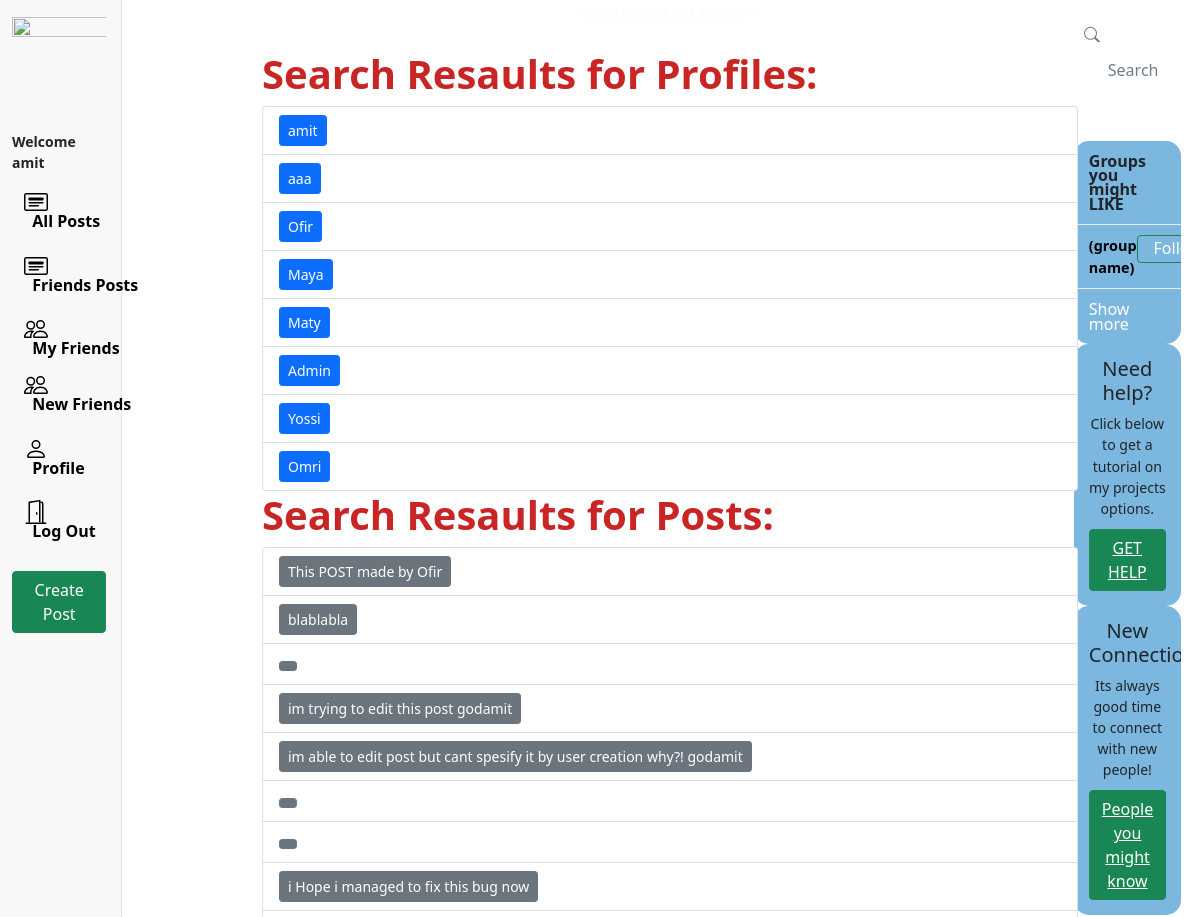
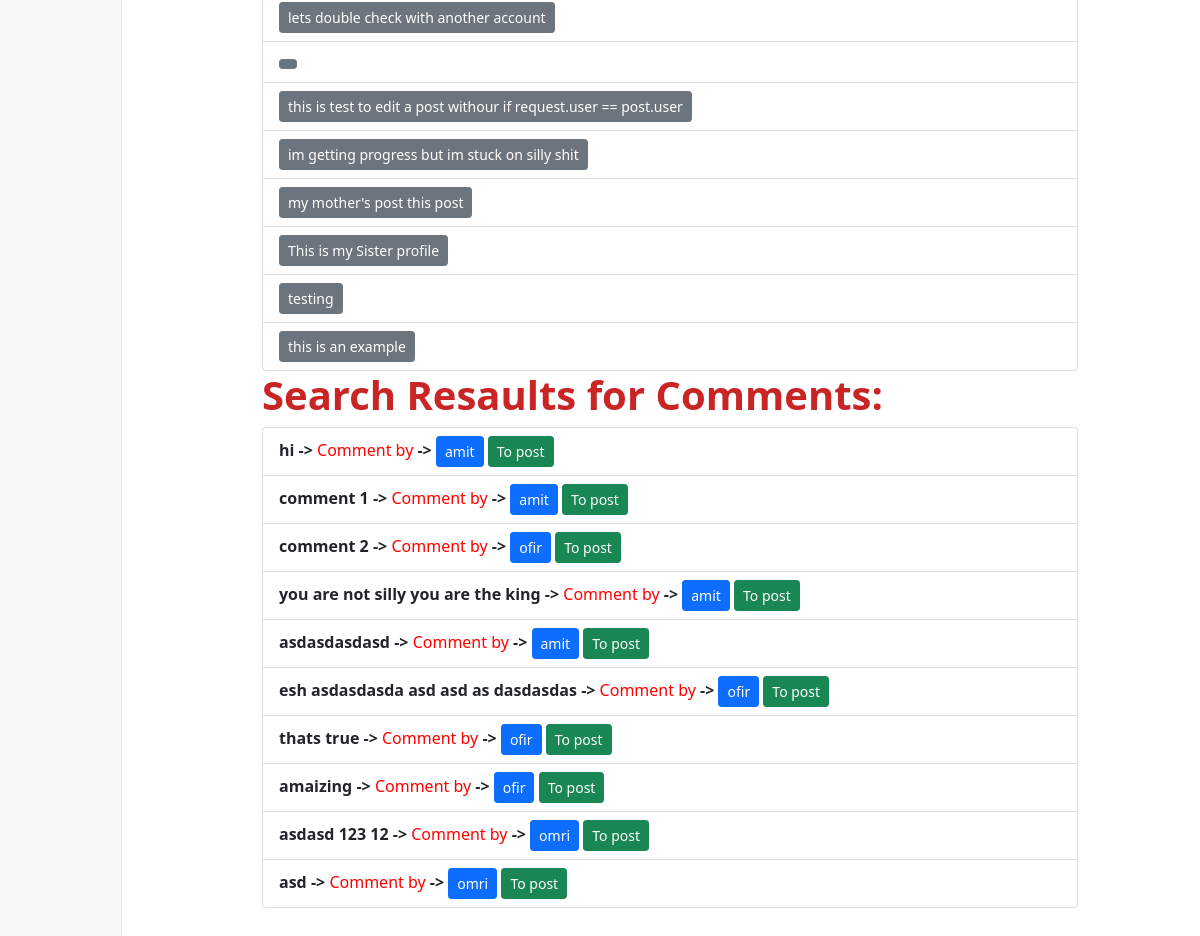
Screenshot of /search/ (signed in) with the database file from the repository (2 pictures, top to bottom).
### socialmedia/models.py (models this page shows, shortened)
class Profile(models.Model):
    user = models.OneToOneField(User, on_delete=models.CASCADE, related_name = 'profile_user')
    friends = models.ManyToManyField(User, related_name= 'friends')
    first_name = models.CharField(max_length= 100)
    last_name = models.CharField(max_length= 100)
    city = models.CharField(max_length= 200)
    dob = models.DateField()
    imageUrl = models.CharField(max_length= 3000, blank= True, null= True, default='https://www.adobe.com/express/create/media_127540366421d3d5bfcaf8202527ca7d37741fd5d.jpeg?width=400&format=jpeg&optimize=medium')
    coverUrl = models.CharField(max_length= 3000, blank= True, null= True, default='https://timelinecovers.pro/facebook-cover/download/morning-road-facebook-cover.jpg')
    relationship = models.BooleanField()

class Post(models.Model):
    user = models.ForeignKey(Profile, on_delete= models.CASCADE, related_name= 'user2')
    group = models.ForeignKey(Group, on_delete=models.CASCADE, null=True, blank=True, related_name= 'group')
    body = models.TextField()
    imageUrl = models.CharField(max_length=800, blank=True, null=True)
    likes = models.ManyToManyField(Profile)
    created = models.DateTimeField(auto_now_add= True)

class Comment(models.Model):
    user = models.ForeignKey(User, on_delete= models.CASCADE)
    post = models.ForeignKey(Post, on_delete= models.CASCADE)
    body = models.TextField()
    created = models.DateTimeField(auto_now_add= True)

### socialmedia/views.py (the view)
# urls.py: path('search/', views.search, name='search')
@login_required(login_url='login')
def search(request):
    q = request.GET.get('q') if request.GET.get('q') != None else ''
    profiles = Profile.objects.filter(
        Q(first_name__icontains=q) |
        Q(last_name__icontains=q)
    )
    posts = Post.objects.filter(
        Q(body__icontains=q)
    )
    comments = Comment.objects.filter(
        Q(body__icontains=q)
    )
    return render(request, 'socialmedia/search.html', {"profiles": profiles, "posts": posts, "comments": comments})

### socialmedia/templates/socialmedia/search.html
{% extends 'main.html'%}
{% block content %}
    <div class="contentcenter" style="margin-top: 50px;">
        <div class="container">
            <h1 style="font-weight: bold;color: rgb(201, 37, 37);">Search Resaults for Profiles:</h1>
            <ul class="list-group">
                {% for profile in profiles %}
                    <li class="list-group-item">
                        <a href="{% url 'profile_username' profile.user.username %}" class="btn btn-sm btn-primary">{{profile.first_name}}</a>
                    </li>
                {% endfor %}
            </ul>
        </div>
        <div class="container">
            <h1 style="font-weight: bold;color: rgb(201, 37, 37);">Search Resaults for Posts:</h1>
            <ul class="list-group">
                {% for post in posts %}
                    <li class="list-group-item">
                        <a href="{% url 'post_spesific' post.id %}" class="btn btn-sm btn-secondary">{{post.body}}</a>
                    </li>
                {% endfor %}
            </ul>
        </div>
        <div class="container" style="margin-bottom: 100px">
            <h1 style="font-weight: bold;color: rgb(201, 37, 37);">Search Resaults for Comments:</h1>
            <ul class="list-group">
                {% for comment in comments %}
                    <li class="list-group-item">
                        <span style="font-weight: bold">{{comment.body}}</span>
                         <span style="font-weight: bold"> -> </span>
                         <span style="color: red">Comment by</span>
                         <span style="font-weight: bold"> -> </span>
                         <a href="{% url 'profile_username' comment.user.username %}" class="btn btn-sm btn-primary">{{comment.user.username}}</a>
                         <a href="{% url 'post_spesific' comment.post.id %}" class="btn btn-sm btn-success">To post</a>
                    </li>
                {% endfor %}
            </ul>
        </div>
    </div>
    <div style="text-align: center;">
        <small style="color: rgb(252, 252, 252);font-weight: bold">Created By Amit Dehas ©</small>
    </div>
{% endblock %}

### templates/main.html (shortened to what this page needs)
<!DOCTYPE html>
<html lang="en">
<head>
    <link href="https://unpkg.com/tailwindcss@^1.0/dist/tailwind.min.css" rel="stylesheet">
    <link href="https://cdn.jsdelivr.net/npm/bootstrap@5.1.3/dist/css/bootstrap.min.css" rel="stylesheet">
</head>
<body>
    {%include 'nav.html'%}
    {% include 'rightdiv.html' %}
    <div class="contentcenter">
        {%block content%}
        {%endblock%}
    </div>
</body>
</html>

### templates/nav.html (shortened to what this page needs)
<div class="sidenav">
    <a href="{% url 'home' %}" class="navbar-brand">
        <img src="https://cdn.pixabay.com/photo/2016/01/19/07/35/social-1148031_960_720.png" height="31px" width="250px">
    </a>
    <div style="height: 100%;">
        <div>
            <div>
                <ul>
                    {% if request.user.is_authenticated %}
                        <span class="navbar-nav">
                            <small style="font-weight: bold;">Welcome {{user.username}}</small>
                        </span>
                        <li class="nav-item" id="all_posts">
                            <a href="{% url 'feed' %}" class="nav-link">
                                <div>
                                    &nbsp;&nbsp;All Posts
                                </div>
                            </a>
                        </li>
                        <li class="nav-item" id="all_posts">
                            <a href="{% url 'friendsposts' %}" class="nav-link">
                                <div>
                                    &nbsp;&nbsp;Friends Posts
                                </div>
                            </a>
                        </li>
                        <li class="nav-item" id="following">
                            <a href="{% url 'nav_following' %}" class="nav-link">
                                <div>
                                    &nbsp;&nbsp;My Friends
                                </div>
                            </a>
                        </li>
                        <a href="{% url 'new_followers' %}" class="nav-link">
                            <div>
                                &nbsp;&nbsp;New Friends
                            </div>
                        </a>
                        <li class="nav-item" id="profile_username">
                            <a href="{% url 'profile_username' request.user.username %}" class="nav-link">
                                <div>
                                    &nbsp;&nbsp;Profile
                                </div>
                            </a>
                        </li>
                        <li class="nav-item" id="logout">
                            <a href="{% url 'logout' %}" class="nav-link">
                                <div>
                                    &nbsp;&nbsp;Log Out
                                </div>
                            </a>
                        </li>
                        <br>
                        <a href="{% url 'new_post' request.user.username %}" class="btn btn-success new-post-btn">Create Post</a>
                    {% endif %}
                </ul>
            </div>
        </div>
    </div>
</div>

### templates/rightdiv.html (shortened to what this page needs)
<div class="right-div">
    <nav class="head">
            <div class="search-div">
                <div>
                </div>
                <form action="{% url 'search' %}" method="get">
                    <input type="text" name="q" id="search-box" placeholder="Search">
                </form>
            </div>
    </nav>
    <div class='right-div-content'>
            <div class="suggestion-box">
                <div class="suggestion-header">
                    Groups you might LIKE
                </div>
                    <div class="suggestion-user">
                        <div class="group-details">
                            <a href="{% url 'comingsoon' %}">
                                <div id="group">
                                    <strong>
                                        (group name)
                                    </strong>
                                </div>
                            </a>
                        </div>
                        <div>
                            <button class="btn btn-outline-success" type="button" style="color:white">Follow</button>
                        </div>
                    </div>
                <div class="suggestion-footer">
                    <a href="{% url 'comingsoon' %}" style="color:white">Show more</a>
                </div>
            </div>
            {% if request.user.is_authenticated %}
            <div class="guest-box">
                <center>
                    <div class="guest-header">
                        <h5>Need help?</h5>
                    </div>
                    <div class="grey guest-content">
                        Click below to get a tutorial on my projects options.
                    </div>
                    <div class="guest-btn">
                        <button class="btn btn-success btn-block"><a href="{%url 'tutorial' %}" style="color:white">GET HELP</a></button>
                    </div>
                </center>
            </div>
            <div class="guest-box">
                <center>
                    <div class="guest-header">
                        <h5>New Connections</h5>
                    </div>
                    <div class="grey guest-content">
                        Its always good time to connect with new people!
                    </div>
                    <div class="guest-btn">
                        <button class="btn btn-success btn-block"><a href="{% url 'new_followers' %}" style="color:white">People you might know</a></button>
                    </div>
                </center>
            </div>
            {% endif %}
    </div>
</div>

### templates/main.html (style rules this page uses)
body { background-image: url('https://marmotamaps.com/de/fx/wallpaper/download/faszinationen/Marmotamaps_Wallpaper_Berchtesgaden_Desktop_1920x1080.jpg'); background-position: center;background-size: 100%;background-attachment: fixed; background-repeat: no-repeat; text-align: center; display: flex; min-height: 100%; font-family: system-ui, sans-serif; }
.contentcenter { position: fixed; left: 250px; height: 100%; width: 70%; overflow: scroll; overflow-x: hidden; }

### templates/nav.html (style rules this page uses)
.sidenav { height: 100%; width: 10.2%; position: fixed; top: 0; left: 0; padding: 15px; list-style: none; border-right: .5px solid rgba(219, 217, 217, 0.61); z-index: 100; padding-left: 1%; background-color: rgba(219, 217, 217, 0.178); }
.sidenav ul { list-style: none; padding-left: 0px; margin-top: 3vh; }
.sidenav li { margin-top: 7px; }
.sidenav .nav-link { color: #000000; line-height: .7em; font-weight: 700; padding: 0px; }
.sidenav .nav-link > div { padding: 10px 20px 8px 12px; border-radius: 25px; line-height: 0.9em; width: max-content; }

### templates/rightdiv.html (style rules this page uses)
.right-div { width: 12%; height: 100vh; position: fixed; right: 0.1%; border-left: .5px solid rgba(219, 217, 217, 0); background-color: rgba(219, 217, 217, 0); }
.right-div .head { padding: .9vh 1.5vw; }
.right-div .search-div { margin-left: auto; margin-right: auto; display: flex; border-radius: 25px; background-color: #ffffff; padding-left: 10px; padding-right: 10px; vertical-align: middle; }
#search-box { height: 5.7vh; border: none; background: none; outline: none; width: 100%; margin-left: 8px; }
#search-box::placeholder { color: #6d7e8c; }
.right-div-content { height: 92.5vh; overflow: auto; padding-left: 1.5vw; padding-right: 1.5vw; }
.suggestion-box, .guest-box { border-radius: 15px; overflow: hidden; background-color: #7cb7df; }
.suggestion-header { padding: 13px 15px; line-height: .9em; font-weight: 800; border-bottom: .5px solid #e6ecf0; }
.suggestion-user { display: flex; padding: 10px 15px; font-size: .9em; border-bottom: .5px solid #e6ecf0; }
.suggestion-user a { color: black; text-decoration: none; }
.suggestion-user .btn { padding: 0em 1em .09em 1em; }
.suggestion-footer { padding: 13px 15px; line-height: .9em; }
.suggestion-footer a { text-decoration: none; }
.guest-header { padding: 13px 15px 8px 15px; line-height: .9em; font-weight: bolder; }
.guest-header h5 { margin-bottom: 0px; }
.guest-content { padding: 0px 15px 10px 15px; font-size: .88em; }
.guest-btn { padding: 0px 15px 15px 15px; }

### rows the page displays
Profile: first_name "amit"
Profile: first_name "aaa"
Profile: first_name "Ofir"
Profile: first_name "Maya"
Profile: first_name "Maty"
Profile: first_name "Admin"
Profile: first_name "Yossi"
Profile: first_name "Omri"
Post: body "This POST made by Ofir"
Post: body "blablabla"
Post: body "im trying to edit this post godamit"
Post: body "im able to edit post but cant spesify it by user creation why?! godamit"
Post: body "i Hope i managed to fix this bug now"
Post: body "lets double check with another account"
Post: body "this is test to edit a post withour if request.user == post.user"
Post: body "im getting progress but im stuck on silly shit"
Post: body "my mother's post this post"
Post: body "This is my Sister profile"
Post: body "testing"
Post: body "this is an example"
Comment: body "hi", user.username "amit"
Comment: body "comment 1", user.username "amit"
Comment: body "comment 2", user.username "ofir"
Comment: body "you are not silly you are the king", user.username "amit"
Comment: body "asdasdasdasd", user.username "amit"
Comment: body "esh asdasdasda asd asd as dasdasdas", user.username "ofir"
Comment: body "thats true", user.username "ofir"
Comment: body "amaizing", user.username "ofir"
Comment: body "asdasd 123 12", user.username "omri"
Comment: body "asd", user.username "omri"

### other values shown
{{ user.username }} "amit"
